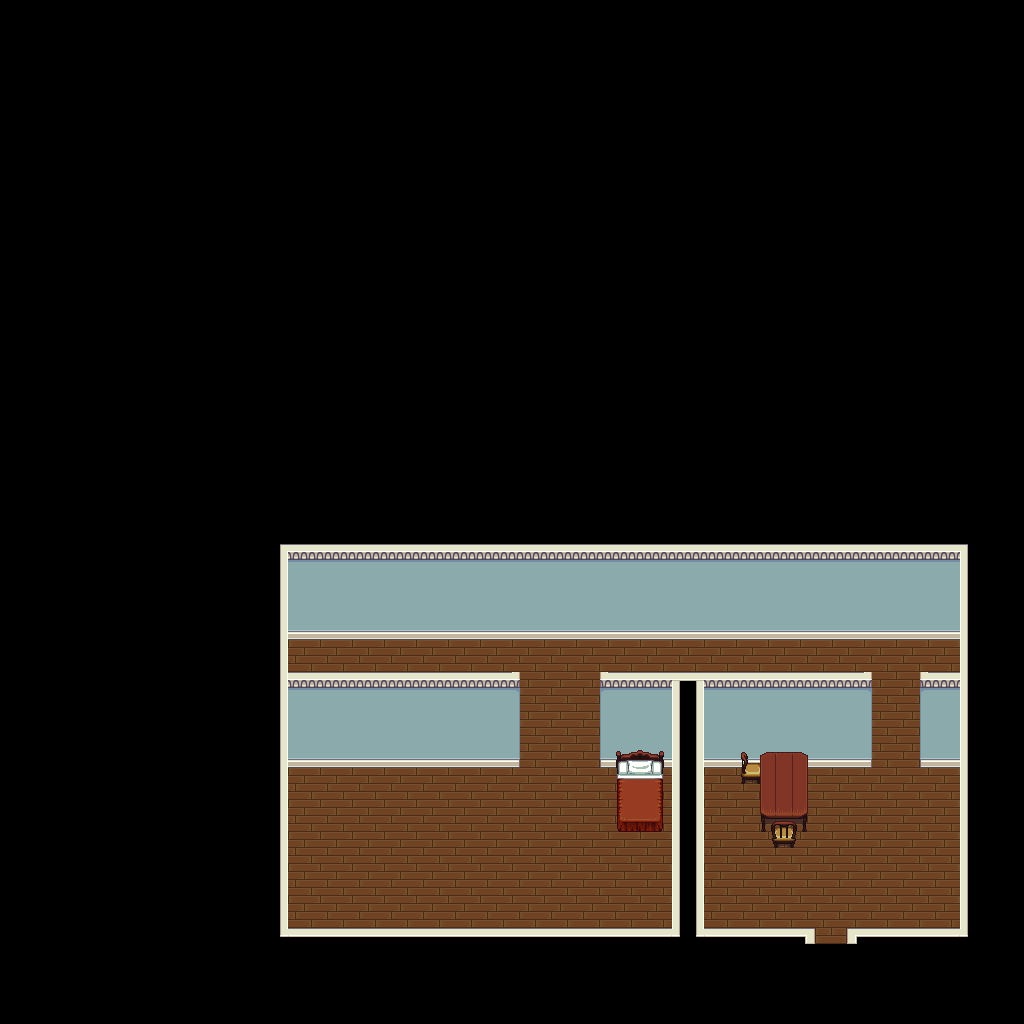

The image is a tile-based game level rendered from a .tmx file. Its description and source (layers, tilesets, objects; grid data summarised) follow:
An orthogonal 32x32 tile map with 32x32 px tiles, 7 tile layers (floor, walls_a, walls_b, walls_c, ...).

<map version="1.0" orientation="orthogonal" width="32" height="32" tilewidth="32" tileheight="32">
 <tileset firstgid="1" source="../../gamesprites/inside.tsx" />
 <layer name="floor" width="32" height="32">
  <data>[1024 cells, 138 non-empty, 3 distinct tile ids]</data>
 </layer>
 <layer name="walls_a" width="32" height="32">
  <data>[1024 cells, 173 non-empty, 18 distinct tile ids]</data>
 </layer>
 <layer name="walls_b" width="32" height="32">
  <data>[1024 cells, 9 non-empty, 3 distinct tile ids]</data>
 </layer>
 <layer name="walls_c" width="32" height="32">
  <data>[1024 cells, 1 non-empty, 1 distinct tile ids]</data>
 </layer>
 <layer name="things_b" width="32" height="32">
  <data>[1024 cells, 2 non-empty, 2 distinct tile ids]</data>
 </layer>
 <layer name="things_a" width="32" height="32">
  <data>[1024 cells, 15 non-empty, 15 distinct tile ids]</data>
 </layer>
 <layer name="things_c" width="32" height="32">
  <data>[1024 cells, 2 non-empty, 2 distinct tile ids]</data>
 </layer>
</map>
